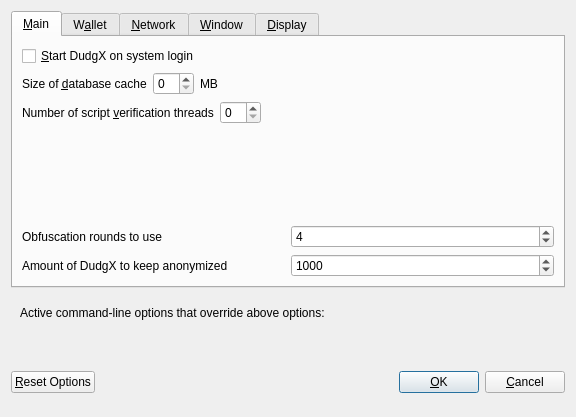
<?xml version="1.0" encoding="UTF-8"?>
<ui version="4.0">
 <class>OptionsDialog</class>
 <widget class="QDialog" name="OptionsDialog">
  <property name="geometry">
   <rect>
    <x>0</x>
    <y>0</y>
    <width>576</width>
    <height>417</height>
   </rect>
  </property>
  <property name="windowTitle">
   <string>Options</string>
  </property>
  <property name="modal">
   <bool>true</bool>
  </property>
  <layout class="QVBoxLayout" name="verticalLayout">
   <item>
    <widget class="QTabWidget" name="tabWidget">
     <property name="currentIndex">
      <number>0</number>
     </property>
     <widget class="QWidget" name="tabMain">
      <attribute name="title">
       <string>&amp;Main</string>
      </attribute>
      <layout class="QVBoxLayout" name="verticalLayout_Main">
       <item>
        <widget class="QCheckBox" name="bitcoinAtStartup">
         <property name="toolTip">
          <string>Automatically start DudgX after logging in to the system.</string>
         </property>
         <property name="text">
          <string>&amp;Start DudgX on system login</string>
         </property>
        </widget>
       </item>
       <item>
        <layout class="QHBoxLayout" name="horizontalLayout_2_Main">
         <item>
          <widget class="QLabel" name="databaseCacheLabel">
           <property name="text">
            <string>Size of &amp;database cache</string>
           </property>
           <property name="textFormat">
            <enum>Qt::PlainText</enum>
           </property>
           <property name="buddy">
            <cstring>databaseCache</cstring>
           </property>
          </widget>
         </item>
         <item>
          <widget class="QSpinBox" name="databaseCache"/>
         </item>
         <item>
          <widget class="QLabel" name="databaseCacheUnitLabel">
           <property name="text">
            <string>MB</string>
           </property>
           <property name="textFormat">
            <enum>Qt::PlainText</enum>
           </property>
          </widget>
         </item>
         <item>
          <spacer name="horizontalSpacer_2_Main">
           <property name="orientation">
            <enum>Qt::Horizontal</enum>
           </property>
           <property name="sizeHint" stdset="0">
            <size>
             <width>40</width>
             <height>20</height>
            </size>
           </property>
          </spacer>
         </item>
        </layout>
       </item>
       <item>
        <layout class="QHBoxLayout" name="horizontalLayout_3_Main">
         <item>
          <widget class="QLabel" name="threadsScriptVerifLabel">
           <property name="text">
            <string>Number of script &amp;verification threads</string>
           </property>
           <property name="textFormat">
            <enum>Qt::PlainText</enum>
           </property>
           <property name="buddy">
            <cstring>threadsScriptVerif</cstring>
           </property>
          </widget>
         </item>
         <item>
          <widget class="QSpinBox" name="threadsScriptVerif">
           <property name="toolTip">
            <string>(0 = auto, &lt;0 = leave that many cores free)</string>
           </property>
          </widget>
         </item>
         <item>
          <spacer name="horizontalSpacer_3_Main">
           <property name="orientation">
            <enum>Qt::Horizontal</enum>
           </property>
           <property name="sizeHint" stdset="0">
            <size>
             <width>40</width>
             <height>20</height>
            </size>
           </property>
          </spacer>
         </item>
        </layout>
       </item>
       <item>
        <spacer name="verticalSpacer_Main">
         <property name="orientation">
          <enum>Qt::Vertical</enum>
         </property>
         <property name="sizeHint" stdset="0">
          <size>
           <width>20</width>
           <height>40</height>
          </size>
         </property>
        </spacer>
       </item>
       <item>
        <layout class="QHBoxLayout" name="horizontalLayout_4_Main">
         <item>
          <widget class="QLabel" name="label">
           <property name="toolTip">
            <string>This setting determines the amount of individual masternodes that an input will be anonymized through.&lt;br/&gt;More rounds of anonymization gives a higher degree of privacy, but also costs more in fees.</string>
           </property>
           <property name="text">
            <string>Obfuscation rounds to use</string>
           </property>
          </widget>
         </item>
         <item>
          <widget class="QSpinBox" name="obfuscationRounds">
           <property name="minimum">
            <number>2</number>
           </property>
           <property name="maximum">
            <number>8</number>
           </property>
           <property name="value">
            <number>4</number>
           </property>
          </widget>
         </item>
        </layout>
       </item>
       <item>
        <layout class="QHBoxLayout" name="horizontalLayout">
         <item>
          <widget class="QLabel" name="label_2">
           <property name="toolTip">
            <string>This amount acts as a threshold to turn off Obfuscation once it's reached.</string>
           </property>
           <property name="statusTip">
            <string notr="true"/>
           </property>
           <property name="whatsThis">
            <string notr="true"/>
           </property>
           <property name="accessibleName">
            <string notr="true"/>
           </property>
           <property name="accessibleDescription">
            <string notr="true"/>
           </property>
           <property name="text">
            <string>Amount of DudgX to keep anonymized</string>
           </property>
          </widget>
         </item>
         <item>
          <widget class="QSpinBox" name="anonymizeDudgX">
           <property name="minimum">
            <number>100</number>
           </property>
           <property name="maximum">
            <number>100000</number>
           </property>
           <property name="singleStep">
            <number>100</number>
           </property>
           <property name="value">
            <number>1000</number>
           </property>
          </widget>
         </item>
        </layout>
       </item>
      </layout>
     </widget>
     <widget class="QWidget" name="tabWallet">
      <attribute name="title">
       <string>W&amp;allet</string>
      </attribute>
      <layout class="QVBoxLayout" name="verticalLayout_Wallet">
       <item>
        <widget class="QGroupBox" name="groupBox">
         <property name="title">
          <string>Expert</string>
         </property>
         <layout class="QVBoxLayout" name="verticalLayout_2">
          <item>
           <widget class="QCheckBox" name="coinControlFeatures">
            <property name="toolTip">
             <string>Whether to show coin control features or not.</string>
            </property>
            <property name="text">
             <string>Enable coin &amp;control features</string>
            </property>
           </widget>
          </item>
          <item>
           <widget class="QCheckBox" name="showMasternodesTab">
            <property name="toolTip">
             <string>Show additional tab listing all your masternodes in first sub-tab&lt;br/&gt;and all masternodes on the network in second sub-tab.</string>
            </property>
            <property name="text">
             <string>Show Masternodes Tab</string>
            </property>
           </widget>
          </item>
          <item>
           <widget class="QCheckBox" name="spendZeroConfChange">
            <property name="toolTip">
             <string>If you disable the spending of unconfirmed change, the change from a transaction&lt;br/&gt;cannot be used until that transaction has at least one confirmation.&lt;br/&gt;This also affects how your balance is computed.</string>
            </property>
            <property name="text">
             <string>&amp;Spend unconfirmed change</string>
            </property>
           </widget>
          </item>
         </layout>
        </widget>
       </item>
       <item>
        <spacer name="verticalSpacer_Wallet">
         <property name="orientation">
          <enum>Qt::Vertical</enum>
         </property>
         <property name="sizeHint" stdset="0">
          <size>
           <width>20</width>
           <height>40</height>
          </size>
         </property>
        </spacer>
       </item>
      </layout>
     </widget>
     <widget class="QWidget" name="tabNetwork">
      <attribute name="title">
       <string>&amp;Network</string>
      </attribute>
      <layout class="QVBoxLayout" name="verticalLayout_Network">
       <item>
        <widget class="QCheckBox" name="mapPortUpnp">
         <property name="toolTip">
          <string>Automatically open the DudgX client port on the router. This only works when your router supports UPnP and it is enabled.</string>
         </property>
         <property name="text">
          <string>Map port using &amp;UPnP</string>
         </property>
        </widget>
       </item>
       <item>
        <widget class="QCheckBox" name="allowIncoming">
         <property name="toolTip">
          <string>Accept connections from outside</string>
         </property>
         <property name="text">
          <string>Allow incoming connections</string>
         </property>
        </widget>
       </item>
       <item>
        <widget class="QCheckBox" name="connectSocks">
         <property name="toolTip">
          <string>Connect to the DudgX network through a SOCKS5 proxy.</string>
         </property>
         <property name="text">
          <string>&amp;Connect through SOCKS5 proxy (default proxy):</string>
         </property>
        </widget>
       </item>
       <item>
        <layout class="QHBoxLayout" name="horizontalLayout_1_Network">
         <item>
          <widget class="QLabel" name="proxyIpLabel">
           <property name="text">
            <string>Proxy &amp;IP:</string>
           </property>
           <property name="textFormat">
            <enum>Qt::PlainText</enum>
           </property>
           <property name="buddy">
            <cstring>proxyIp</cstring>
           </property>
          </widget>
         </item>
         <item>
          <widget class="QValidatedLineEdit" name="proxyIp">
           <property name="minimumSize">
            <size>
             <width>140</width>
             <height>0</height>
            </size>
           </property>
           <property name="maximumSize">
            <size>
             <width>140</width>
             <height>16777215</height>
            </size>
           </property>
           <property name="toolTip">
            <string>IP address of the proxy (e.g. IPv4: 127.0.0.1 / IPv6: ::1)</string>
           </property>
          </widget>
         </item>
         <item>
          <widget class="QLabel" name="proxyPortLabel">
           <property name="text">
            <string>&amp;Port:</string>
           </property>
           <property name="textFormat">
            <enum>Qt::PlainText</enum>
           </property>
           <property name="buddy">
            <cstring>proxyPort</cstring>
           </property>
          </widget>
         </item>
         <item>
          <widget class="QLineEdit" name="proxyPort">
           <property name="minimumSize">
            <size>
             <width>55</width>
             <height>0</height>
            </size>
           </property>
           <property name="maximumSize">
            <size>
             <width>55</width>
             <height>16777215</height>
            </size>
           </property>
           <property name="toolTip">
            <string>Port of the proxy (e.g. 9050)</string>
           </property>
          </widget>
         </item>
         <item>
          <spacer name="horizontalSpacer_1_Network">
           <property name="orientation">
            <enum>Qt::Horizontal</enum>
           </property>
           <property name="sizeHint" stdset="0">
            <size>
             <width>40</width>
             <height>20</height>
            </size>
           </property>
          </spacer>
         </item>
        </layout>
       </item>
       <item>
        <spacer name="verticalSpacer_Network">
         <property name="orientation">
          <enum>Qt::Vertical</enum>
         </property>
         <property name="sizeHint" stdset="0">
          <size>
           <width>20</width>
           <height>40</height>
          </size>
         </property>
        </spacer>
       </item>
      </layout>
     </widget>
     <widget class="QWidget" name="tabWindow">
      <attribute name="title">
       <string>&amp;Window</string>
      </attribute>
      <layout class="QVBoxLayout" name="verticalLayout_Window">
       <item>
        <widget class="QCheckBox" name="minimizeToTray">
         <property name="toolTip">
          <string>Show only a tray icon after minimizing the window.</string>
         </property>
         <property name="text">
          <string>&amp;Minimize to the tray instead of the taskbar</string>
         </property>
        </widget>
       </item>
       <item>
        <widget class="QCheckBox" name="minimizeOnClose">
         <property name="toolTip">
          <string>Minimize instead of exit the application when the window is closed. When this option is enabled, the application will be closed only after selecting Quit in the menu.</string>
         </property>
         <property name="text">
          <string>M&amp;inimize on close</string>
         </property>
        </widget>
       </item>
       <item>
        <spacer name="verticalSpacer_Window">
         <property name="orientation">
          <enum>Qt::Vertical</enum>
         </property>
         <property name="sizeHint" stdset="0">
          <size>
           <width>20</width>
           <height>40</height>
          </size>
         </property>
        </spacer>
       </item>
      </layout>
     </widget>
     <widget class="QWidget" name="tabDisplay">
      <attribute name="title">
       <string>&amp;Display</string>
      </attribute>
      <layout class="QVBoxLayout" name="verticalLayout_Display">
       <item>
        <layout class="QHBoxLayout" name="horizontalLayout_1_Display">
         <item>
          <widget class="QLabel" name="langLabel">
           <property name="text">
            <string>User Interface &amp;language:</string>
           </property>
           <property name="textFormat">
            <enum>Qt::PlainText</enum>
           </property>
           <property name="buddy">
            <cstring>lang</cstring>
           </property>
          </widget>
         </item>
         <item>
          <widget class="QValueComboBox" name="lang">
           <property name="toolTip">
            <string>The user interface language can be set here. This setting will take effect after restarting DudgX.</string>
           </property>
          </widget>
         </item>
        </layout>
       </item>
       <item>
        <widget class="QLabel" name="label_3">
         <property name="toolTip">
          <string notr="true"/>
         </property>
         <property name="statusTip">
          <string notr="true"/>
         </property>
         <property name="whatsThis">
          <string notr="true"/>
         </property>
         <property name="accessibleName">
          <string notr="true"/>
         </property>
         <property name="text">
          <string>Language missing or translation incomplete? Help contributing translations here:
https://www.transifex.com/DudgX-project/DudgX-project-translations</string>
         </property>
         <property name="wordWrap">
          <bool>true</bool>
         </property>
         <property name="openExternalLinks">
          <bool>true</bool>
         </property>
         <property name="textInteractionFlags">
          <set>Qt::TextBrowserInteraction</set>
         </property>
        </widget>
       </item>
       <item>
        <layout class="QHBoxLayout" name="horizontalLayout_4_Display" stretch="0,0">
         <item>
          <widget class="QLabel" name="themeLabel">
           <property name="text">
            <string>User Interface Theme:</string>
           </property>
          </widget>
         </item>
         <item>
          <widget class="QValueComboBox" name="theme"/>
         </item>
        </layout>
       </item>
       <item>
        <widget class="Line" name="line">
         <property name="orientation">
          <enum>Qt::Horizontal</enum>
         </property>
        </widget>
       </item>
       <item>
        <layout class="QHBoxLayout" name="horizontalLayout_2_Display">
         <item>
          <widget class="QLabel" name="unitLabel">
           <property name="text">
            <string>&amp;Unit to show amounts in:</string>
           </property>
           <property name="textFormat">
            <enum>Qt::PlainText</enum>
           </property>
           <property name="buddy">
            <cstring>unit</cstring>
           </property>
          </widget>
         </item>
         <item>
          <widget class="QValueComboBox" name="unit">
           <property name="toolTip">
            <string>Choose the default subdivision unit to show in the interface and when sending coins.</string>
           </property>
          </widget>
         </item>
        </layout>
       </item>
       <item>
        <layout class="QHBoxLayout" name="horizontalLayout_5_Display">
         <item>
          <widget class="QLabel" name="digitsLabel">
           <property name="text">
            <string>Decimal digits</string>
           </property>
          </widget>
         </item>
         <item>
          <widget class="QValueComboBox" name="digits"/>
         </item>
        </layout>
       </item>
       <item>
        <layout class="QHBoxLayout" name="horizontalLayout_3_Display">
         <item>
          <widget class="QLabel" name="thirdPartyTxUrlsLabel">
           <property name="toolTip">
            <string>Third party URLs (e.g. a block explorer) that appear in the transactions tab as context menu items. %s in the URL is replaced by transaction hash. Multiple URLs are separated by vertical bar |.</string>
           </property>
           <property name="text">
            <string>Third party transaction URLs</string>
           </property>
           <property name="buddy">
            <cstring>thirdPartyTxUrls</cstring>
           </property>
          </widget>
         </item>
         <item>
          <widget class="QLineEdit" name="thirdPartyTxUrls">
           <property name="toolTip">
            <string>Third party URLs (e.g. a block explorer) that appear in the transactions tab as context menu items. %s in the URL is replaced by transaction hash. Multiple URLs are separated by vertical bar |.</string>
           </property>
          </widget>
         </item>
        </layout>
       </item>
       <item>
        <spacer name="verticalSpacer">
         <property name="orientation">
          <enum>Qt::Vertical</enum>
         </property>
         <property name="sizeHint" stdset="0">
          <size>
           <width>20</width>
           <height>40</height>
          </size>
         </property>
        </spacer>
       </item>
      </layout>
     </widget>
    </widget>
   </item>
   <item>
    <widget class="QFrame" name="frame">
     <layout class="QVBoxLayout" name="verticalLayout_Bottom">
      <item>
       <layout class="QHBoxLayout" name="horizontalLayout_Bottom">
        <item>
         <widget class="QLabel" name="overriddenByCommandLineInfoLabel">
          <property name="text">
           <string>Active command-line options that override above options:</string>
          </property>
          <property name="textFormat">
           <enum>Qt::PlainText</enum>
          </property>
         </widget>
        </item>
        <item>
         <spacer name="horizontalSpacer_Bottom">
          <property name="orientation">
           <enum>Qt::Horizontal</enum>
          </property>
          <property name="sizeHint" stdset="0">
           <size>
            <width>40</width>
            <height>20</height>
           </size>
          </property>
         </spacer>
        </item>
       </layout>
      </item>
      <item>
       <widget class="QLabel" name="overriddenByCommandLineLabel">
        <property name="text">
         <string/>
        </property>
        <property name="textFormat">
         <enum>Qt::PlainText</enum>
        </property>
        <property name="wordWrap">
         <bool>true</bool>
        </property>
       </widget>
      </item>
     </layout>
    </widget>
   </item>
   <item>
    <layout class="QHBoxLayout" name="horizontalLayout_Buttons">
     <item>
      <widget class="QPushButton" name="resetButton">
       <property name="toolTip">
        <string>Reset all client options to default.</string>
       </property>
       <property name="text">
        <string>&amp;Reset Options</string>
       </property>
       <property name="autoDefault">
        <bool>false</bool>
       </property>
      </widget>
     </item>
     <item>
      <spacer name="horizontalSpacer_1">
       <property name="orientation">
        <enum>Qt::Horizontal</enum>
       </property>
       <property name="sizeHint" stdset="0">
        <size>
         <width>40</width>
         <height>48</height>
        </size>
       </property>
      </spacer>
     </item>
     <item>
      <widget class="QLabel" name="statusLabel">
       <property name="minimumSize">
        <size>
         <width>200</width>
         <height>0</height>
        </size>
       </property>
       <property name="font">
        <font>
         <weight>75</weight>
         <bold>true</bold>
        </font>
       </property>
       <property name="text">
        <string/>
       </property>
       <property name="textFormat">
        <enum>Qt::PlainText</enum>
       </property>
       <property name="wordWrap">
        <bool>true</bool>
       </property>
      </widget>
     </item>
     <item>
      <spacer name="horizontalSpacer_2">
       <property name="orientation">
        <enum>Qt::Horizontal</enum>
       </property>
       <property name="sizeHint" stdset="0">
        <size>
         <width>40</width>
         <height>48</height>
        </size>
       </property>
      </spacer>
     </item>
     <item>
      <widget class="QPushButton" name="okButton">
       <property name="text">
        <string>&amp;OK</string>
       </property>
       <property name="autoDefault">
        <bool>false</bool>
       </property>
       <property name="default">
        <bool>true</bool>
       </property>
      </widget>
     </item>
     <item>
      <widget class="QPushButton" name="cancelButton">
       <property name="text">
        <string>&amp;Cancel</string>
       </property>
       <property name="autoDefault">
        <bool>false</bool>
       </property>
      </widget>
     </item>
    </layout>
   </item>
  </layout>
 </widget>
 <customwidgets>
  <customwidget>
   <class>QValidatedLineEdit</class>
   <extends>QLineEdit</extends>
   <header>qvalidatedlineedit.h</header>
  </customwidget>
  <customwidget>
   <class>QValueComboBox</class>
   <extends>QComboBox</extends>
   <header>qvaluecombobox.h</header>
  </customwidget>
 </customwidgets>
 <resources/>
 <connections/>
</ui>
